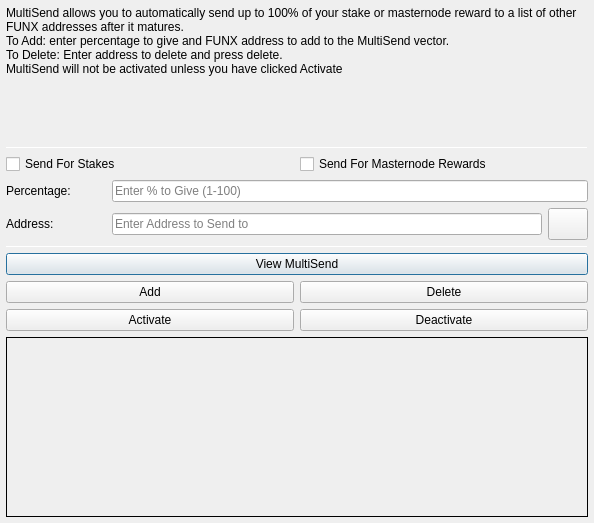
<?xml version="1.0" encoding="UTF-8"?>
<ui version="4.0">
 <class>MultiSendDialog</class>
 <widget class="QDialog" name="MultiSendDialog">
  <property name="windowModality">
   <enum>Qt::NonModal</enum>
  </property>
  <property name="geometry">
   <rect>
    <x>0</x>
    <y>0</y>
    <width>594</width>
    <height>523</height>
   </rect>
  </property>
  <property name="windowTitle">
   <string>MultiSend</string>
  </property>
  <layout class="QVBoxLayout" name="verticalLayout" stretch="0">
   <property name="leftMargin">
    <number>6</number>
   </property>
   <property name="topMargin">
    <number>6</number>
   </property>
   <property name="rightMargin">
    <number>6</number>
   </property>
   <property name="bottomMargin">
    <number>6</number>
   </property>
   <item>
    <layout class="QVBoxLayout" name="verticalLayout_Main" stretch="1,1,1,1,1,1">
     <item>
      <widget class="QLabel" name="label_2">
       <property name="lineWidth">
        <number>1</number>
       </property>
       <property name="text">
        <string>MultiSend allows you to automatically send up to 100% of your stake or masternode reward to a list of other FUNX addresses after it matures.
To Add: enter percentage to give and FUNX address to add to the MultiSend vector.
To Delete: Enter address to delete and press delete.
MultiSend will not be activated unless you have clicked Activate</string>
       </property>
       <property name="alignment">
        <set>Qt::AlignLeading|Qt::AlignLeft|Qt::AlignTop</set>
       </property>
       <property name="wordWrap">
        <bool>true</bool>
       </property>
      </widget>
     </item>
     <item>
      <widget class="Line" name="line">
       <property name="minimumSize">
        <size>
         <width>0</width>
         <height>1</height>
        </size>
       </property>
       <property name="maximumSize">
        <size>
         <width>16777215</width>
         <height>1</height>
        </size>
       </property>
       <property name="orientation">
        <enum>Qt::Horizontal</enum>
       </property>
      </widget>
     </item>
     <item>
      <layout class="QVBoxLayout" name="verticalLayout_Settings">
       <item>
        <layout class="QHBoxLayout" name="horizontalLayout">
         <item>
          <widget class="QCheckBox" name="multiSendStakeCheckBox">
           <property name="text">
            <string>Send For Stakes</string>
           </property>
          </widget>
         </item>
         <item>
          <widget class="QCheckBox" name="multiSendMasternodeCheckBox">
           <property name="text">
            <string>Send For Masternode Rewards</string>
           </property>
          </widget>
         </item>
        </layout>
       </item>
       <item>
        <layout class="QHBoxLayout" name="horizontalLayout_6">
         <item>
          <widget class="QLabel" name="label">
           <property name="minimumSize">
            <size>
             <width>100</width>
             <height>0</height>
            </size>
           </property>
           <property name="toolTip">
            <string>Percentage of stake to send</string>
           </property>
           <property name="text">
            <string>Percentage:</string>
           </property>
          </widget>
         </item>
         <item>
          <widget class="QLineEdit" name="multiSendPercentEdit">
           <property name="toolTip">
            <string>Enter whole numbers 1 - 100</string>
           </property>
           <property name="placeholderText">
            <string>Enter % to Give (1-100)</string>
           </property>
          </widget>
         </item>
        </layout>
       </item>
       <item>
        <layout class="QHBoxLayout" name="horizontalLayout_7">
         <item>
          <widget class="QLabel" name="label_5">
           <property name="minimumSize">
            <size>
             <width>100</width>
             <height>0</height>
            </size>
           </property>
           <property name="toolTip">
            <string>Address to send portion of stake to</string>
           </property>
           <property name="text">
            <string>Address:</string>
           </property>
          </widget>
         </item>
         <item>
          <widget class="QLineEdit" name="multiSendAddressEdit">
           <property name="toolTip">
            <string/>
           </property>
           <property name="placeholderText">
            <string>Enter Address to Send to</string>
           </property>
          </widget>
         </item>
         <item>
          <widget class="QPushButton" name="addressBookButton">
           <property name="maximumSize">
            <size>
             <width>16777215</width>
             <height>32</height>
            </size>
           </property>
           <property name="toolTip">
            <string>Choose an address from the address book</string>
           </property>
           <property name="text">
            <string/>
           </property>
           <property name="icon">
            <iconset resource="../funexcoin.qrc">
             <normaloff>:/icons/address-book</normaloff>:/icons/address-book</iconset>
           </property>
           <property name="shortcut">
            <string>Alt+A</string>
           </property>
           <property name="autoDefault">
            <bool>false</bool>
           </property>
          </widget>
         </item>
        </layout>
       </item>
      </layout>
     </item>
     <item>
      <widget class="Line" name="line_2">
       <property name="minimumSize">
        <size>
         <width>0</width>
         <height>1</height>
        </size>
       </property>
       <property name="maximumSize">
        <size>
         <width>16777215</width>
         <height>1</height>
        </size>
       </property>
       <property name="orientation">
        <enum>Qt::Horizontal</enum>
       </property>
      </widget>
     </item>
     <item>
      <layout class="QVBoxLayout" name="verticalLayout_Buttons">
       <item>
        <layout class="QHBoxLayout" name="horizontalLayout_4">
         <item>
          <widget class="QPushButton" name="viewButton">
           <property name="toolTip">
            <string/>
           </property>
           <property name="statusTip">
            <string>View MultiSend Vector</string>
           </property>
           <property name="text">
            <string>View MultiSend</string>
           </property>
          </widget>
         </item>
        </layout>
       </item>
       <item>
        <layout class="QHBoxLayout" name="horizontalLayout_2">
         <item>
          <widget class="QPushButton" name="addButton">
           <property name="toolTip">
            <string/>
           </property>
           <property name="statusTip">
            <string>Add to MultiSend Vector</string>
           </property>
           <property name="text">
            <string>Add</string>
           </property>
          </widget>
         </item>
         <item>
          <widget class="QPushButton" name="deleteButton">
           <property name="toolTip">
            <string/>
           </property>
           <property name="statusTip">
            <string>Delete Address From MultiSend Vector</string>
           </property>
           <property name="text">
            <string>Delete</string>
           </property>
          </widget>
         </item>
        </layout>
       </item>
       <item>
        <layout class="QHBoxLayout" name="horizontalLayout_5">
         <item>
          <widget class="QPushButton" name="activateButton">
           <property name="statusTip">
            <string>Activate MultiSend</string>
           </property>
           <property name="text">
            <string>Activate</string>
           </property>
          </widget>
         </item>
         <item>
          <widget class="QPushButton" name="disableButton">
           <property name="statusTip">
            <string>Deactivate MultiSend</string>
           </property>
           <property name="text">
            <string>Deactivate</string>
           </property>
          </widget>
         </item>
        </layout>
       </item>
      </layout>
     </item>
     <item>
      <widget class="QLabel" name="message">
       <property name="minimumSize">
        <size>
         <width>0</width>
         <height>180</height>
        </size>
       </property>
       <property name="frameShape">
        <enum>QFrame::Panel</enum>
       </property>
       <property name="frameShadow">
        <enum>QFrame::Plain</enum>
       </property>
       <property name="lineWidth">
        <number>1</number>
       </property>
       <property name="midLineWidth">
        <number>1</number>
       </property>
       <property name="text">
        <string/>
       </property>
       <property name="alignment">
        <set>Qt::AlignLeading|Qt::AlignLeft|Qt::AlignTop</set>
       </property>
       <property name="wordWrap">
        <bool>true</bool>
       </property>
      </widget>
     </item>
    </layout>
   </item>
  </layout>
 </widget>
 <resources>
  <include location="../funexcoin.qrc"/>
 </resources>
 <connections/>
</ui>
